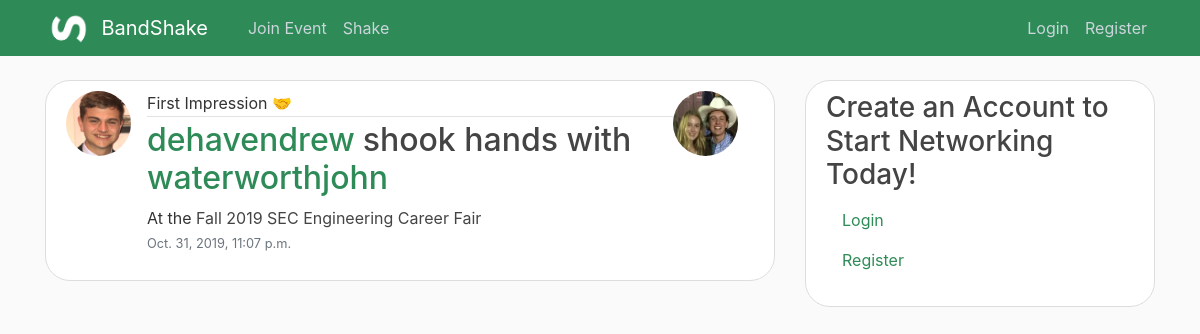
The page /shake/320/ on the database its author committed.
### shakes/models.py (models this page shows, shortened)
class meetup(models.Model):
   people = models.ManyToManyField(User)
   id = models.AutoField(primary_key=True)
   eventObj = models.ForeignKey(event, on_delete= models.CASCADE, default=0)
   date = models.DateTimeField(default=timezone.now)

class event(models.Model):
    name = models.CharField(max_length=100)
    startTime = models.DateField()
    endTime = models.DateField()
    location = models.CharField(max_length=100)
    type = models.CharField(max_length=50)
    def __str__(self):
        return self.name

### users/models.py (models this page shows, shortened)
class profile(models.Model):
    user = models.OneToOneField(User, on_delete=models.CASCADE)
    email = models.CharField(max_length=50, null=True, blank=True)
    phone = models.CharField(max_length=15, null=True, blank=True)
    address = models.CharField(max_length=50, null=True, blank=True)
    job = models.CharField(max_length=50, null=True, blank=True)
    image = models.ImageField(default="profile_pics\default.jpg",upload_to="profile_pics")
    company = models.ForeignKey(company, on_delete=models.SET_NULL, null=True, blank=True)
    resume = models.OneToOneField(resume, on_delete=models.SET_NULL, null=True, blank=True)

### shakes/views.py (the view)
# urls.py: path('shake/<int:pk>/', ShakeDetailView.as_view(), name = "post-detail"),
class ShakeDetailView(DetailView):
    model = meetup
    template_name = 'shakes/shakes_detail.html'
    context_object_name = 'shake'

### shakes/templates/shakes/shakes_detail.html (shortened to what this page needs)
{% extends "shakes/base.html" %}
{% block content %}
    <article class="media content-section" id="{{ shake.id }}">
        <img class="rounded-circle article-img" src="{{ shake.people.first.profile.image.url }}">
          <div class="media-body">
            <div class="article-metadata">
              First Impression &#x1F91D
            </div>
            <h2>
                <a class="mr-2" href={% url 'other-user' shake.people.first.username %}>{{ shake.people.first }}</a>shook hands with
                <a class="mr-2" href={% url 'other-user' shake.people.last.username %}>{{ shake.people.last }}</a>
            </h2>
            <p class="article-content"> At the <a class="article-title" href={% url 'event-list' shake.eventObj.name %}>{{ shake.eventObj }}</a>
                <small class="text-muted">{{ shake.date}}</small>
            </p>
          </div>
        <img class="rounded-circle article-img" src="{{ shake.people.last.profile.image.url }}">
    </article>
{% endblock content %}

### static/shakes/homepage.css (style rules this page uses)
body { background: #fafafa; color: #333333; margin-top: 5rem; }
h1, h2, h3, h4, h5, h6 { color: #444444; }
.mr-2 { color: seagreen; }
.content-section { background: #ffffff; padding: 10px 20px; border: 1px solid #dddddd; border-radius: 3px; margin-bottom: 20px; }
.article-title { color: #444444; }
.article-content { white-space: pre-line; }
.article-img { height: 65px; width: 65px; margin-right: 16px; }
.article-metadata { padding-bottom: 1px; margin-bottom: 4px; border-bottom: 1px solid #e3e3e3 }
.content-section { border-radius: 25px; }

### rows shown on the page
meetup: people.first.profile.image (picture), people.first "dehavendrew", people.last "waterworthjohn", eventObj "Fall 2019 SEC Engineering Career Fair", date "Oct. 31, 2019, 11:07 p.m.", people.last.profile.image (picture)
